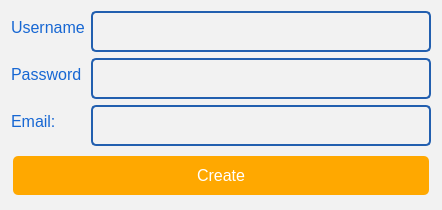
<?xml version="1.0" encoding="UTF-8"?>
<ui version="4.0">
 <class>SignUpDialog</class>
 <widget class="QDialog" name="SignUpDialog">
  <property name="geometry">
   <rect>
    <x>0</x>
    <y>0</y>
    <width>442</width>
    <height>138</height>
   </rect>
  </property>
  <property name="windowTitle">
   <string>Dialog</string>
  </property>
  <property name="autoFillBackground">
   <bool>false</bool>
  </property>
  <property name="styleSheet">
   <string notr="true">QLineEdit {
    background-color: #f5f5f5;
    border: 2px solid #225faf;
    border-radius: 5px;
    padding: 8px;
    font-size: 16px;
    color: #333;
    width: 300px;
}

QPushButton {
    background-color: #0077b6;
    border: none;
    color: white;
    padding: 10px 20px;
    text-align: center;
    text-decoration: none;
    display: inline-block;
    font-size: 16px;
    margin: 4px 2px;
    cursor: pointer;
    border-radius: 5px;
}

QLabel {
    color: #225faf;
    font-size: 16px;
}

QWidget {
    background-color: #f2f2f2;
}
</string>
  </property>
  <layout class="QVBoxLayout" name="verticalLayout_2">
   <item>
    <layout class="QVBoxLayout" name="verticalLayout">
     <item>
      <layout class="QFormLayout" name="formLayout">
       <item row="0" column="0">
        <widget class="QLabel" name="label">
         <property name="styleSheet">
          <string notr="true">color: rgb(23, 103, 211);</string>
         </property>
         <property name="text">
          <string>Username</string>
         </property>
        </widget>
       </item>
       <item row="0" column="1">
        <widget class="QLineEdit" name="uname"/>
       </item>
       <item row="1" column="0">
        <widget class="QLabel" name="label_2">
         <property name="styleSheet">
          <string notr="true">color: rgb(23, 103, 211);</string>
         </property>
         <property name="text">
          <string>Password</string>
         </property>
        </widget>
       </item>
       <item row="1" column="1">
        <widget class="QLineEdit" name="pass"/>
       </item>
       <item row="2" column="0">
        <widget class="QLabel" name="label_3">
         <property name="styleSheet">
          <string notr="true">color: rgb(23, 103, 211);</string>
         </property>
         <property name="text">
          <string>Email:</string>
         </property>
        </widget>
       </item>
       <item row="2" column="1">
        <widget class="QLineEdit" name="email_le"/>
       </item>
      </layout>
     </item>
     <item>
      <widget class="QPushButton" name="pushButton">
       <property name="styleSheet">
        <string notr="true">background-color: rgb(255, 168, 0);</string>
       </property>
       <property name="text">
        <string>Create</string>
       </property>
      </widget>
     </item>
    </layout>
   </item>
  </layout>
 </widget>
 <resources/>
 <connections/>
</ui>
